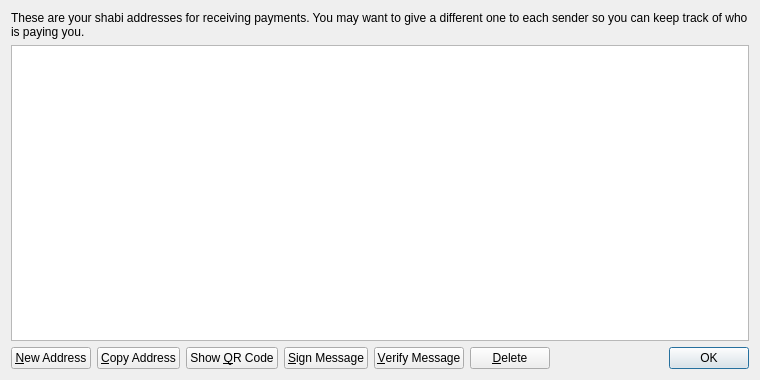
<?xml version="1.0" encoding="UTF-8"?>
<ui version="4.0">
 <class>AddressBookPage</class>
 <widget class="QWidget" name="AddressBookPage">
  <property name="geometry">
   <rect>
    <x>0</x>
    <y>0</y>
    <width>760</width>
    <height>380</height>
   </rect>
  </property>
  <property name="windowTitle">
   <string>Address Book</string>
  </property>
  <layout class="QVBoxLayout" name="verticalLayout">
   <item>
    <widget class="QLabel" name="labelExplanation">
     <property name="text">
      <string>These are your shabi addresses for receiving payments. You may want to give a different one to each sender so you can keep track of who is paying you.</string>
     </property>
     <property name="textFormat">
      <enum>Qt::PlainText</enum>
     </property>
     <property name="wordWrap">
      <bool>true</bool>
     </property>
    </widget>
   </item>
   <item>
    <widget class="QTableView" name="tableView">
     <property name="contextMenuPolicy">
      <enum>Qt::CustomContextMenu</enum>
     </property>
     <property name="toolTip">
      <string>Double-click to edit address or label</string>
     </property>
     <property name="tabKeyNavigation">
      <bool>false</bool>
     </property>
     <property name="alternatingRowColors">
      <bool>true</bool>
     </property>
     <property name="selectionMode">
      <enum>QAbstractItemView::SingleSelection</enum>
     </property>
     <property name="selectionBehavior">
      <enum>QAbstractItemView::SelectRows</enum>
     </property>
     <property name="sortingEnabled">
      <bool>true</bool>
     </property>
     <attribute name="verticalHeaderVisible">
      <bool>false</bool>
     </attribute>
    </widget>
   </item>
   <item>
    <layout class="QHBoxLayout" name="horizontalLayout">
     <item>
      <widget class="QPushButton" name="newAddressButton">
       <property name="toolTip">
        <string>Create a new address</string>
       </property>
       <property name="text">
        <string>&amp;New Address</string>
       </property>
       <property name="icon">
        <iconset resource="../bitcoin.qrc">
         <normaloff>:/icons/add</normaloff>:/icons/add</iconset>
       </property>
      </widget>
     </item>
     <item>
      <widget class="QPushButton" name="copyToClipboard">
       <property name="toolTip">
        <string>Copy the currently selected address to the system clipboard</string>
       </property>
       <property name="text">
        <string>&amp;Copy Address</string>
       </property>
       <property name="icon">
        <iconset resource="../bitcoin.qrc">
         <normaloff>:/icons/editcopy</normaloff>:/icons/editcopy</iconset>
       </property>
      </widget>
     </item>
     <item>
      <widget class="QPushButton" name="showQRCode">
       <property name="text">
        <string>Show &amp;QR Code</string>
       </property>
       <property name="icon">
        <iconset resource="../bitcoin.qrc">
         <normaloff>:/icons/qrcode</normaloff>:/icons/qrcode</iconset>
       </property>
      </widget>
     </item>
     <item>
      <widget class="QPushButton" name="signMessage">
       <property name="toolTip">
        <string>Sign a message to prove you own a Bitcoin address</string>
       </property>
       <property name="text">
        <string>&amp;Sign Message</string>
       </property>
       <property name="icon">
        <iconset resource="../bitcoin.qrc">
         <normaloff>:/icons/edit</normaloff>:/icons/edit</iconset>
       </property>
      </widget>
     </item>
     <item>
      <widget class="QPushButton" name="verifyMessage">
       <property name="toolTip">
        <string>Verify a message to ensure it was signed with a specified Bitcoin address</string>
       </property>
       <property name="text">
        <string>&amp;Verify Message</string>
       </property>
       <property name="icon">
        <iconset resource="../bitcoin.qrc">
         <normaloff>:/icons/transaction_0</normaloff>:/icons/transaction_0</iconset>
       </property>
      </widget>
     </item>
     <item>
      <widget class="QPushButton" name="deleteButton">
       <property name="toolTip">
        <string>Delete the currently selected address from the list. Only sending addresses can be deleted.</string>
       </property>
       <property name="text">
        <string>&amp;Delete</string>
       </property>
       <property name="icon">
        <iconset resource="../bitcoin.qrc">
         <normaloff>:/icons/remove</normaloff>:/icons/remove</iconset>
       </property>
      </widget>
     </item>
     <item>
      <spacer name="horizontalSpacer">
       <property name="orientation">
        <enum>Qt::Horizontal</enum>
       </property>
       <property name="sizeHint" stdset="0">
        <size>
         <width>40</width>
         <height>20</height>
        </size>
       </property>
      </spacer>
     </item>
     <item>
      <widget class="QDialogButtonBox" name="buttonBox">
       <property name="sizePolicy">
        <sizepolicy hsizetype="Maximum" vsizetype="Fixed">
         <horstretch>0</horstretch>
         <verstretch>0</verstretch>
        </sizepolicy>
       </property>
       <property name="standardButtons">
        <set>QDialogButtonBox::Ok</set>
       </property>
      </widget>
     </item>
    </layout>
   </item>
  </layout>
 </widget>
 <resources>
  <include location="../bitcoin.qrc"/>
 </resources>
 <connections/>
</ui>
